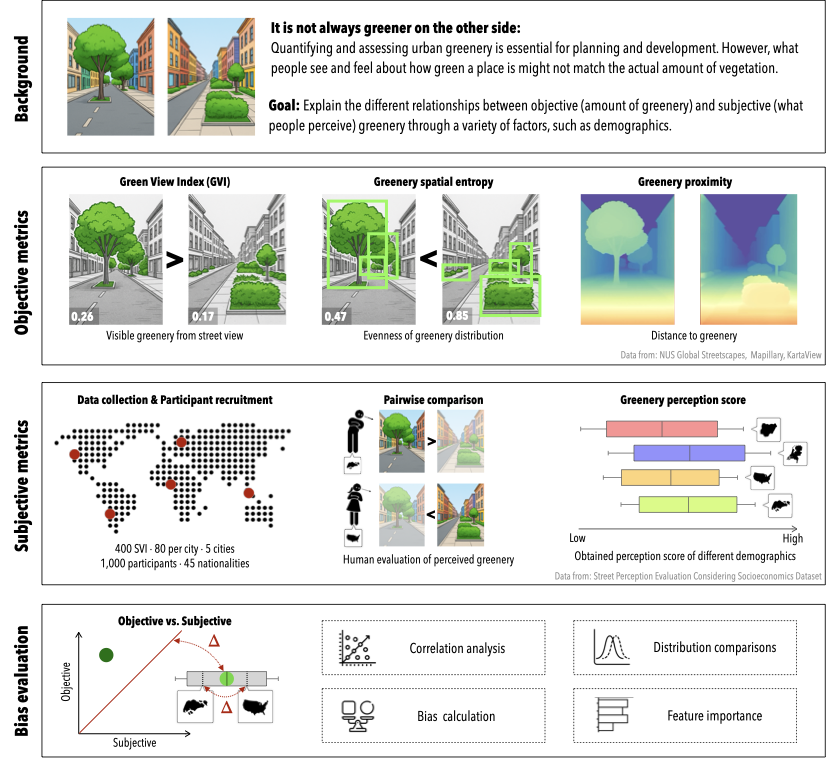
#> input picture img/methodology.png, 832 x 767 px, given in place of ChatGPT_1.png, which was not available
$ jupyter execute --allow-errors 4a_spatial_entropy_calculation.ipynb   (text cells are left out)
#> lines starting #> are read from the running program, lines starting #| are printed output that depends on the picture; after the words box and inside, x2 and y2 are one past the last pixel; in counts of white or black regions, pixels touching at a corner belong together; pictures that were not available may be replaced by others from this repository, and a replacement may not be noted
[cell 1]
from scipy.spatial.distance import pdist
#from scipy.ndimage import uniform_filter
from collections import Counter
from zensvi.cv import Segmenter
from scipy.stats import entropy
from tqdm.notebook import tqdm
from skimage import measure
from PIL import Image
from zensvi.cv import DepthEstimator
import matplotlib.pyplot as plt
import pandas as pd
import numpy as np
import os
import cv2

[cell 2]
# [38 lines left out: function process_segmentation, not called in this run]

[cell 3]
def process_segmentation_figure(image_path, tolerance=3):
    # read image
    img = cv2.imread(image_path)

    # check if image was loaded successfully
    if img is None:
        raise ValueError(f"Failed to load image at path: {image_path}")

    # OpenCV loads in BGR, convert to RGB
    img = cv2.cvtColor(img, cv2.COLOR_BGR2RGB)

    # greenery colors based on figure sketch
    vegetation_color_1 = np.array([8, 112, 10])
    vegetation_color_2 = np.array([52, 144, 23])
    vegetation_color_3 = np.array([116, 201, 36])

    # create masks for each color with tolerance
    def create_color_mask(image, color, tolerance=3):
        # Create lower and upper bounds
        lower_bound = np.clip(color - tolerance, 0, 255)
        upper_bound = np.clip(color + tolerance, 0, 255)

        # Create mask using cv2.inRange
        mask = cv2.inRange(image, lower_bound, upper_bound)
        return mask

    # create individual masks
    vegetation_mask_1 = create_color_mask(img, vegetation_color_1, tolerance)
    vegetation_mask_2= create_color_mask(img, vegetation_color_2, tolerance)
    vegetation_mask_3 = create_color_mask(img, vegetation_color_3, tolerance)

    # combine masks
    combined_mask = cv2.bitwise_or(vegetation_mask_1, vegetation_mask_2)
    combined_mask = cv2.bitwise_or(combined_mask, vegetation_mask_3)

    # compute GVI
    total_pixels = img.shape[0] * img.shape[1]
    green_pixels = np.count_nonzero(combined_mask)
    gvi = green_pixels / total_pixels

    return combined_mask, gvi

[cell 4]
def spatial_entropy_2d_relative_optimized(mask, relative_window_size=0.25):
    """
    Calculate local entropy across the image using relative window sizes.
    GPU-accelerated implementation optimized for Apple Silicon (M2).

    Parameters:
    -----------
    mask : numpy.ndarray
        Binary mask image (2D array)
    relative_window_size : float
        Window size as a fraction of the smaller image dimension (default: 0.25)

    Returns:
    --------
    float
        Average spatial entropy across the image
    """
    # Ensure mask is binary (0s and 1s)
    mask = (mask > 0).astype(np.float32)

    # avoid log(0)
    epsilon = 1e-7

    sigma_factor = 0.25

    # Get image dimensions
    height, width = mask.shape

    # Calculate window size and make it odd for easier handling
    window_size = max(4, int(min(height, width) * relative_window_size))
    window_size = window_size if window_size % 2 == 1 else window_size + 1

    # For normal cases:
    kernel = np.ones((window_size, window_size), dtype=np.float32)

    # Compute sum of pixels in each window
    sum_windows = cv2.filter2D(mask, -1, kernel, borderType=cv2.BORDER_CONSTANT)
    # Crop the result to match the 'valid' mode from the original function
    sum_windows = sum_windows[window_size-1:height, window_size-1:width]

    # Calculate probabilities
    window_area = window_size * window_size
    p = sum_windows / window_area

    # Create entropy map
    entropy_map = np.zeros_like(p)

    # Calculate entropy only for valid probabilities
    valid_indices = np.logical_and(p > epsilon, p < (1.0 - epsilon))

    if np.any(valid_indices):
        p_valid = p[valid_indices]
        entropy_valid = -p_valid * np.log2(p_valid) - (1.0 - p_valid) * np.log2(1.0 - p_valid)
        entropy_map[valid_indices] = entropy_valid
        return np.mean(entropy_map)
    else:
        return 0.0

[cell 5]
# [19 lines left out: function get_window_sizes, not called in this run]

[cell 6]
data_folder = "data/segmented_panoptic/"
#> (the rest of this cell did not finish here and is left out)

[cell 7]
# [32 lines left out: function calculate_segmentation_entropy, not called in this run]

[cell 8]
data_folder = "data/segmented_panoptic/"
#> (the rest of this cell did not finish here and is left out)

[cell 9]
# compute masks
mask1, img1_gvi = process_segmentation_figure("img/ChatGPT_1.png", 50)
#> in process_segmentation_figure, img is the input picture: shape (767, 832, 3); mean B, G, R 222.8, 226.7, 224.2
#> in create_color_mask, `mask = cv2.inRange(image, lower_bound, upper_bound)`:
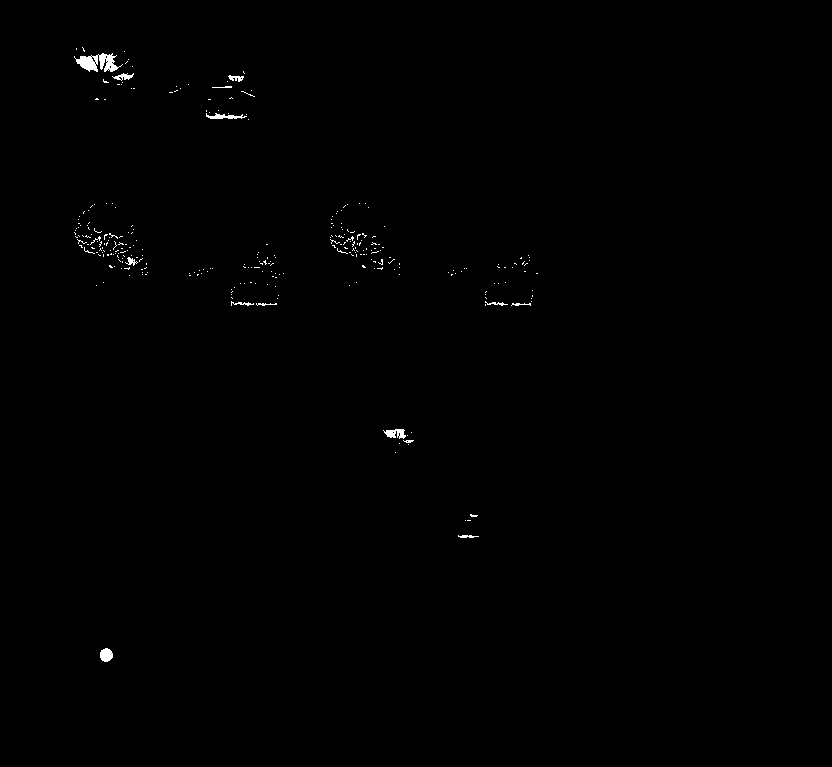
#> mask: shape (767, 832); 0.33% white; 294 white regions (279 under 20 px), largest, box (x1, y1, x2, y2) and area: (74, 53, 123, 72) 492, (383, 429, 406, 439) 144, (100, 648, 113, 662) 141
#> call 2 of create_color_mask, with color = array of shape (3,), tolerance = 50
#> in create_color_mask (call 2), `mask = cv2.inRange(image, lower_bound, upper_bound)`:
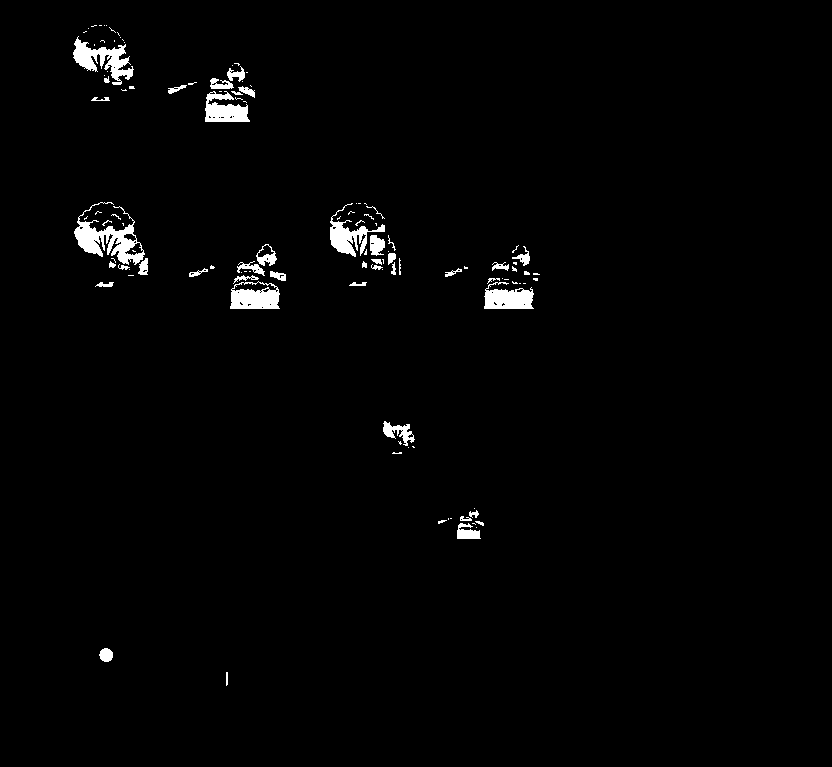
#> mask: shape (767, 832); 1.6% white; 117 white regions (72 under 20 px), largest, box (x1, y1, x2, y2) and area: (74, 202, 145, 265) 1599, (73, 36, 134, 85) 1202, (230, 281, 280, 309) 978
#> call 3 of create_color_mask, with color = array of shape (3,), tolerance = 50
#> in create_color_mask (call 3), `mask = cv2.inRange(image, lower_bound, upper_bound)`:
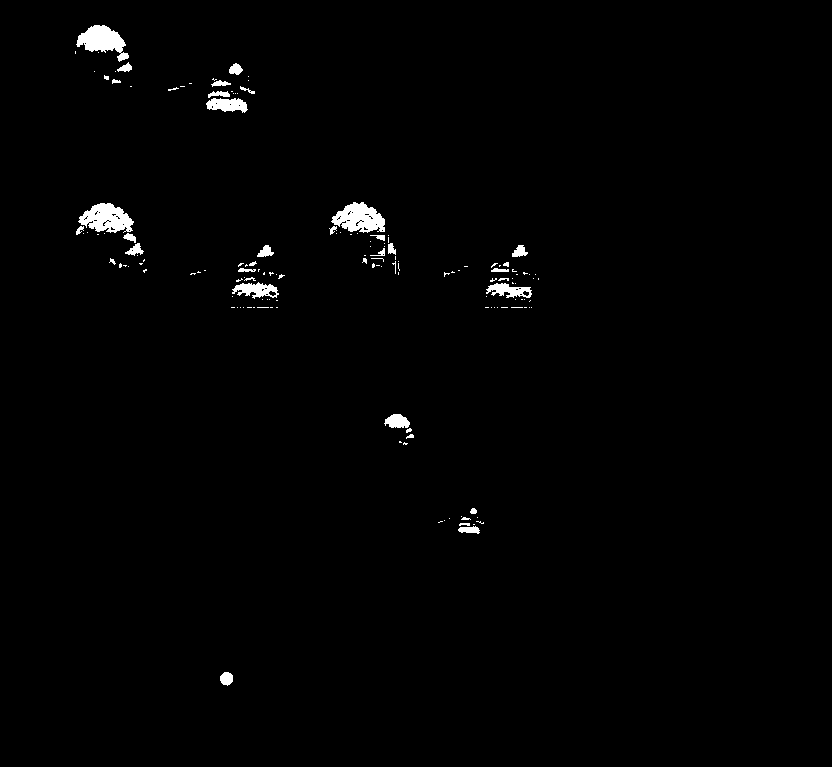
#> mask: shape (767, 832); 1.1% white; 150 white regions (114 under 20 px), largest, box (x1, y1, x2, y2) and area: (78, 203, 134, 233) 1066, (331, 202, 385, 233) 1065, (76, 25, 129, 62) 1006
#> in process_segmentation_figure, `combined_mask = cv2.bitwise_or(vegetation_mask_1, vegetation_mask_2)`:
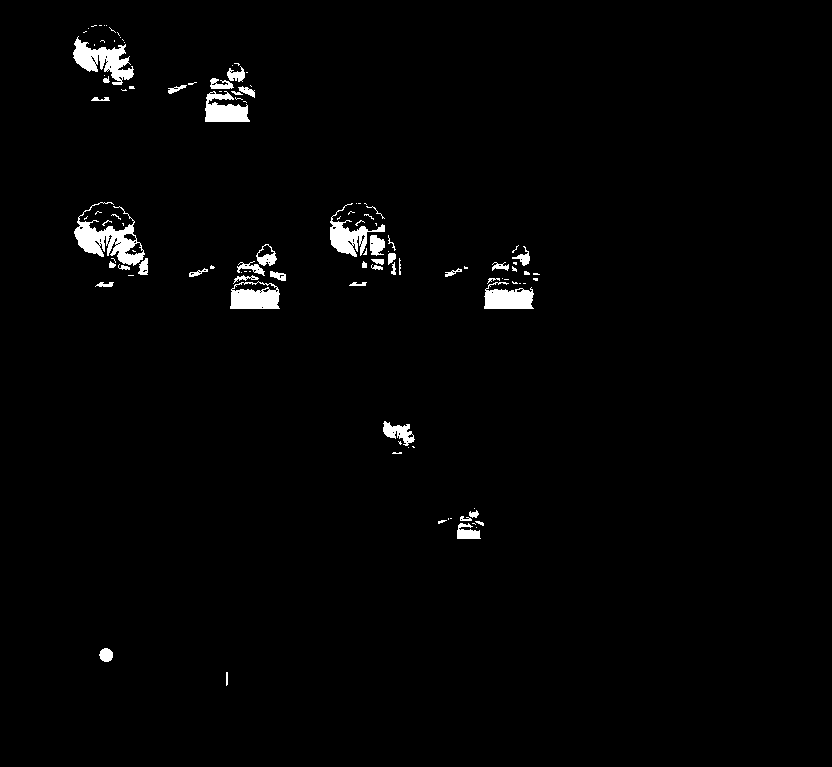
#> combined_mask: shape (767, 832); 1.7% white; 112 white regions (67 under 20 px), largest, box (x1, y1, x2, y2) and area: (74, 202, 145, 266) 1678, (73, 36, 134, 85) 1332, (230, 281, 280, 309) 989
#> in process_segmentation_figure, `combined_mask = cv2.bitwise_or(combined_mask, vegetation_mask_3)`:
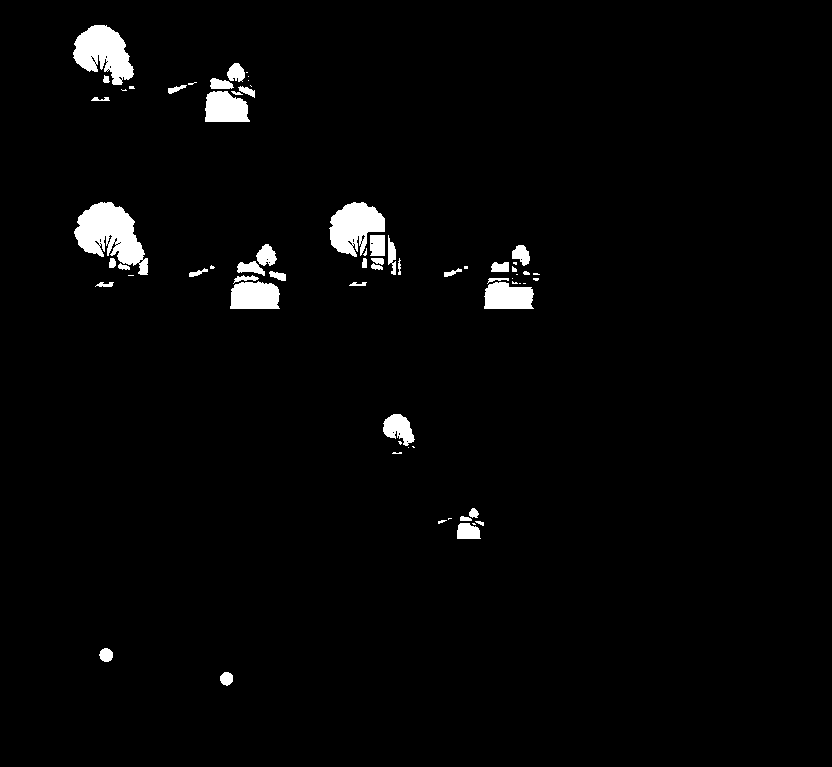
#> combined_mask: shape (767, 832); 2.4% white; 67 white regions (25 under 20 px), largest, box (x1, y1, x2, y2) and area: (74, 202, 148, 275) 2936, (73, 25, 134, 85) 2241, (329, 202, 385, 257) 1976
#> in process_segmentation_figure, `green_pixels = np.count_nonzero(combined_mask)`: green_pixels = 15336
#> in process_segmentation_figure, `gvi = green_pixels / total_pixels`: gvi = 0.024
#> img1_gvi = 0.024
mask2, img2_gvi = process_segmentation_figure("img/ChatGPT_2.png", 50)
#> img2_gvi = 0.024
# compute spatial entropy
spatial_045_1 = spatial_entropy_2d_relative_optimized(mask1, 0.45)
#> in spatial_entropy_2d_relative_optimized, `sum_windows = cv2.filter2D(mask, -1, kernel, borderType=cv2.BORDER_CON..`:
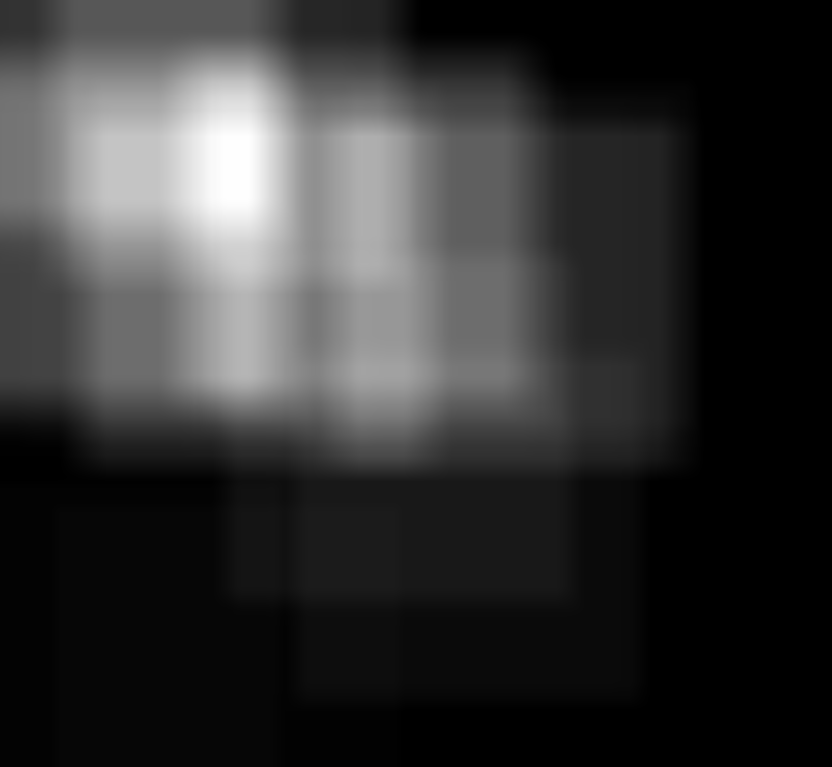
#> sum_windows: shape (767, 832) float32; min -4.66e-12, max 12105, mean 2461; drawn with min black and max white
#> in spatial_entropy_2d_relative_optimized, `sum_windows = sum_windows[window_size-1:height, window_size-1:width]`:
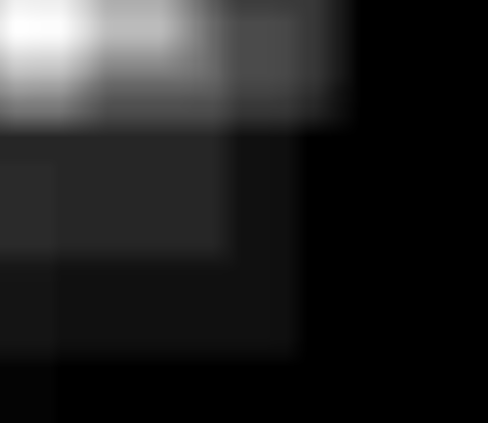
#> sum_windows: shape (423, 488) float32; min -2.91e-12, max 7739, mean 1027.2; drawn with min black and max white
#> in spatial_entropy_2d_relative_optimized, `valid_indices = np.logical_and(p > epsilon, p < (1.0 - epsilon))`:
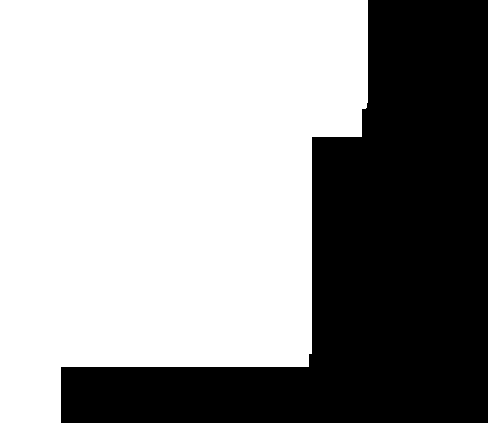
#> valid_indices: shape (423, 488) bool; 60.7% white; 1 black region, box (x1, y1, x2, y2) and area: (61, 0, 488, 423) 81046
#> in spatial_entropy_2d_relative_optimized, `entropy_map[valid_indices] = entropy_valid`:
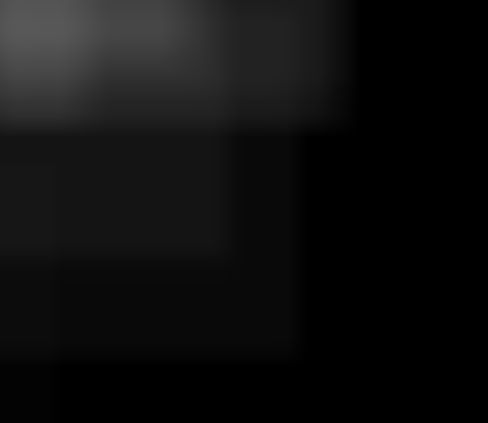
#> entropy_map: shape (423, 488) float64; min 0, max 0.347, mean 0.0595
#> spatial_045_1 = 0.0595
spatial_045_2 = spatial_entropy_2d_relative_optimized(mask2, 0.45)
#> spatial_045_2 = 0.0595

[cell 10]
spatial_045_1
#> Out = 0.0595

[cell 11]
spatial_045_2
#> Out = 0.0595
